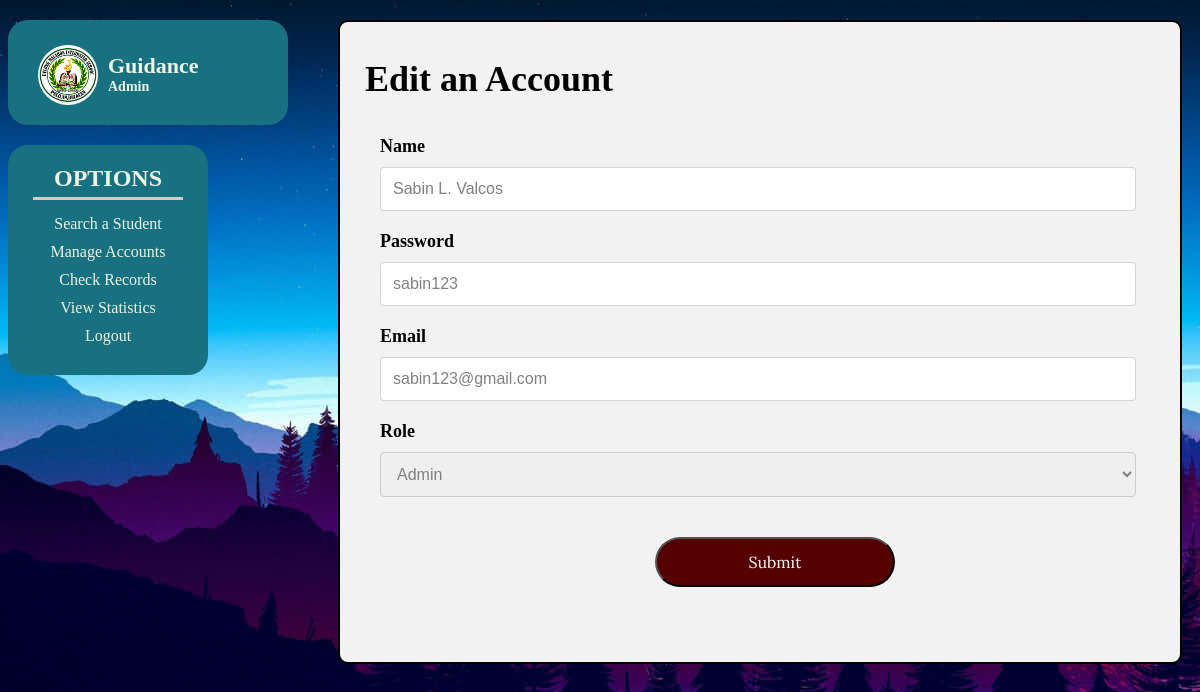
The app's page /guidance_manage_accounts/edit_account.php?Username=sabin123&username=guidance123 with its own data.
### tables this page shows
CREATE TABLE `accounts` (
  `Name` text NOT NULL,
  `username` varchar(16) NOT NULL,
  `password` varchar(64) NOT NULL,
  `email` varchar(64) NOT NULL,
  `role` text NOT NULL
);

### guidance_manage_accounts/edit_account.php (the view, shortened to what this page needs)
<?php
$Username = $_GET['username'];
$host = 'localhost';
$username = 'root';
$password = '';
$database = 'ticketing_system';
$conn = new mysqli($host, $username, $password, $database);
$sql = "SELECT * FROM accounts WHERE username='$Username'";
$result = $conn->query($sql);
if ($result->num_rows > 0) {
    $row = $result->fetch_assoc();
    $name = $row['Name'];
    $Role = $row['role'];
}
?>
<!DOCTYPE html>
<html lang="en">
<head>
    <link rel="stylesheet" href="edit_account.css">
    <link href="https://fonts.cdnfonts.com/css/norwester" rel="stylesheet">
</head>
<body>
    <div class="report">
        <h3>Edit an Account</h3>
        <div class="context_box">
            <div class="context_main">
                <form action="apply_edit.php?USERNAME=<?php echo $Username?>" method="post">
                    <?php
                        $Username = $_GET['Username'];
                        $host = 'localhost';
                        $username = 'root';
                        $password = '';
                        $database = 'ticketing_system';
                        $conn = new mysqli($host, $username, $password, $database);
                        $sql = "SELECT * FROM accounts WHERE username='$Username'";
                        $result = $conn->query($sql);
                        if ($result) {
                            $row = $result->fetch_assoc();
                            $Name = $row['Name'];
                            $Username = $row['username'];
                            $password = $row['password'];
                            $email = $row['email'];
                            $role = $row['role'];
                            echo "<h4>Name</h4>";
                            echo "<input type='text' name='Name' value='$Name'></input>";
                            echo "<h4>Password</h4>";
                            echo "<input type='text' name='password' value='$password'></input>";
                            echo "<h4>Email</h4>";
                            echo "<input type='email' name='email' value='$email'></input>";
                            echo "<h4>Role</h4>";
                            echo "<select type='text' name='role' value='$role'>";
                            echo " <option value='Admin'>Admin</option>";
                            echo "</select>";
                        }
                        ?>
                        <button id="edit_account_btn">Submit</button>
                </form>
            </div>
        </div>
    </div>
    <div class="header">
        <div class="logo">
            <img src="../images/school_logo.png" alt="school_logo">
        </div>
        <div class="name_role">
        <?php
            echo "<h3>$name</h3>";
            echo "<h4>$Role</h4>";
            ?>
        </div>
    </div>
    <div class="options">
        <h2>Options</h2>
        <div class="line">
        </div>
        <a href="../guidance_search_student/index.php?username=<?php echo $Username?>">Search a Student</a>
        <a href="../guidance_manage_accounts/index.php?username=<?php echo $Username?>">Manage Accounts</a>
        <a href="../guidance_view_records/index.php?username=<?php echo $Username?>">Check Records</a>
        <a href="../guidance_statistics/index.php?username=<?php echo $Username?>">View Statistics</a>
        <a href="../login/">Logout</a>
    </div>
</body>
</html>

### guidance_manage_accounts/edit_account.css (style rules this page uses)
body { background-image: url("../images/main_background.jpg"); background-color: #cccccc; text-align: center; }
.header img { width: 60px; height: 60px; border-radius: 50%; }
.report { width: 70%; height: 88%; position: absolute; margin-left: 330px; margin-top: 0px; font-size: 24px; color: white; border-radius: 10px; background-color: #f2f2f2; }
.report h3 { text-align: left; margin-left: 25px; font-size: 36px; font-weight: 112px; color: black; }
.context_box { width: 100%; height: 50%; }
.context_main { height: 10px; width: 100%; margin-left: 15px; }
form input { display: flex; margin: 10px 0 20px 25px; font-size: 16px; color: gray; width: 90%; padding: 12px 12px; border: 1px solid #cccc; border-radius: 4px; box-sizing: border-box; }
form select { display: flex; margin: 10px 0 20px 25px; font-size: 16px; color: gray; width: 90%; padding: 12px 12px; border: 1px solid #ccc; border-radius: 4px; box-sizing: border-box; }
form h4 { display: flex; margin: 0 0 0 25px; font-size: 18px; color: black; }
#edit_account_btn { font-size: 20px; width: 15rem; height: 50px; margin-top: 20px; background-color: #560101; color: white; border-radius: 35px; font-family: "Lora", serif; font-size: 16px; font-weight: 30px; }
.header { padding-top: 25px; padding-left: 30px; justify-content: left; background-color: #187180; width: 250px; height: 80px; margin-top: 20px; border-radius: 20px; display: flex; }
.name_role { padding-top: 8px; margin-left: 10px; justify-content: left; color: #ecf3e2; }
.header h3 { margin: 0; font-size: 22px; display: flex; font-weight: 25px; }
.header h4 { margin: 0; font-size: 14px; display: flex; }
.options { margin-top: 20px; background-color: #187180; width: 200px; height: 230px; border-radius: 20px; justify-content: center; }
.options h2 { padding: 10px 0 5px 0; margin: 0; padding-top: 20px; color: #ecf3e2; text-transform: uppercase; }
.line { width: 150px; height: 3px; background-color: #cdcfc0; justify-content: center; margin: auto; margin-bottom: 10px }
.options a { padding: 5px; justify-content: center; display: flex; text-decoration: none; color: #ecf3e2; }

### guidance_manage_accounts/edit_account.php (style rules this page uses)
.report { width: 70%; height: 40rem; position: absolute; margin-left: 330px; margin-top: 0px; font-size: 24px; color: white; border-radius: 10px; background-color: #f2f2f2; border: 2px solid black; }

### records on screen
accounts: Name "Sabin L. Valcos", password "sabin123", email "sabin123@gmail.com", role "Admin"
accounts: Name "Guidance", role "Admin"
